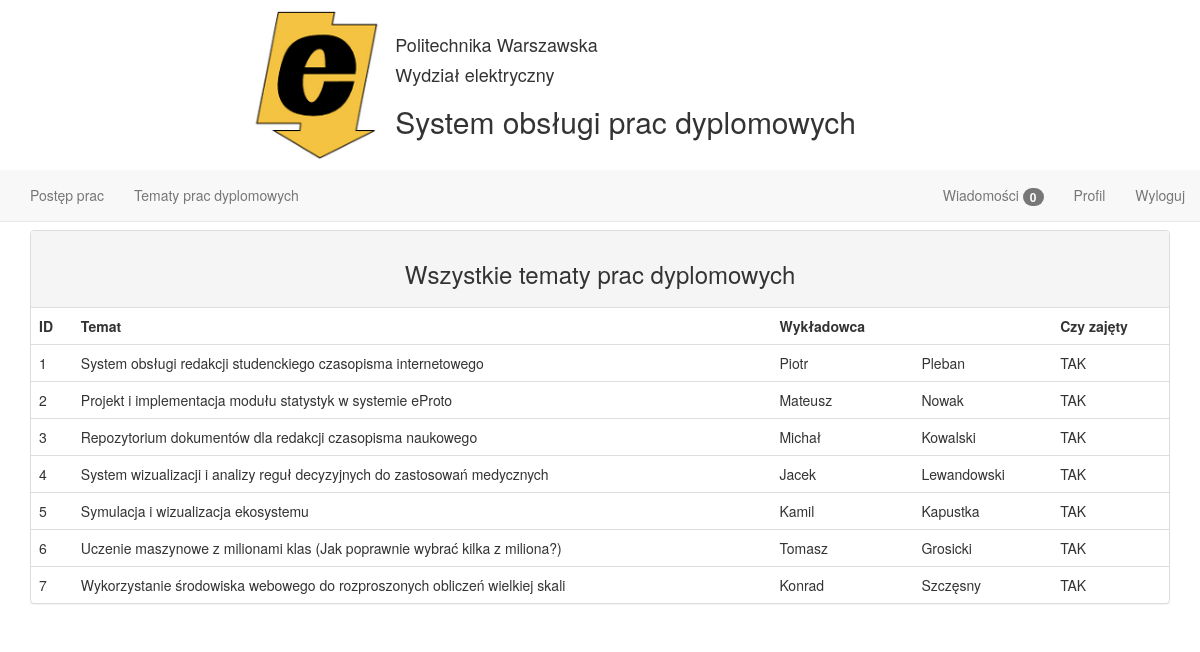
The page /student_subjects on the database its author committed.
### tables this page shows
CREATE TABLE temat_pracy(
  id_tematu INTEGER PRIMARY KEY AUTOINCREMENT,
  id_wykladowca INTEGER,
  temat TEXT NOT NULL,
  czy_zajety TEXT,
  FOREIGN KEY (id_wykladowca) REFERENCES wykladowca(id_wykladowcy)
);

CREATE TABLE wykladowca(
  id_wykladowcy INTEGER PRIMARY KEY AUTOINCREMENT,
  imie TEXT NOT NULL,
  nazwisko TEXT NOT NULL,
  email TEXT NOT NULL,
  haslo TEXT NOT NULL
);

### main.py (the view)
@app.route('/student_subjects')
def student_subjects():
    cur = g.db.execute(
        'SELECT temat_pracy.id_tematu, temat_pracy.temat, temat_pracy.czy_zajety, wykladowca.imie, wykladowca.nazwisko FROM temat_pracy INNER JOIN wykladowca ON temat_pracy.id_wykladowca=wykladowca.id_wykladowcy;')
    subjects = [dict(id=row[0], temat=row[1], czy_zajety=row[2], imie=row[3], nazwisko=row[4]) for row in
                cur.fetchall()]
    return render_template('student_subjects.html', subjects=subjects)

### main.py (called while the page is built)
@app.context_processor
def message_count_lecturer():
    session['id_wykladowcy'] = 1;
    cur = g.db.execute('SELECT count(*) FROM wiadomosc WHERE czy_przeczytane like ? AND id_wykladowca = ?',
                       ['NIE', session['id_wykladowcy']])
    return dict(count=cur.fetchall()[0])

@app.context_processor
def message_count_student():
    session['id_studenta'] = 1
    cur = g.db.execute('SELECT count(*) FROM wiadomosc WHERE czy_przeczytane like ? AND id_student = ?', ['NIE', session['id_studenta']])
    return dict(count_student=cur.fetchall()[0])

def connect_db():
    return sqlite3.connect(app.config['DATABASE'])

@app.before_request
def before_request():
    g.db = connect_db()

@app.teardown_request
def teardown_request(exception):
    db = getattr(g, 'db', None)
    if db is not None:
        db.close()

### templates/student_subjects.html
{% extends "student_layout.html" %} {% block main %}
    <div class="panel panel-default">
        <div class="panel-heading text-center"><h3>Wszystkie tematy prac dyplomowych</h3></div>
        <table class="table">
            <thead>
            <tr>
                <td>ID</td>
                <td>Temat</td>
                <td>Wykładowca</td>
                <td></td>
                <td>Czy zajęty</td>
            </tr>
            </thead>
            <tbody>
            {% for subjects in subjects %}
                <tr>
                    <td>{{ subjects.id }}</td>
                    <td>{{ subjects.temat }}</td>
                    <td>{{ subjects.imie }}</td>
                    <td>{{ subjects.nazwisko }}</td>
                    <td>{{ subjects.czy_zajety }}</td>
                </tr>
            {% endfor %}
            </tbody>
        </table>
    </div>
{% endblock %}

### static/style.css (style rules this page uses)
body { padding-top: 230px; }
.table thead tr { font-weight: bold; }

### rows shown on the page
temat_pracy: id "1", temat "System obsługi redakcji studenckiego czasopisma internetowego", imie "Piotr", nazwisko "Pleban", czy_zajety "TAK"
temat_pracy: id "2", temat "Projekt i implementacja modułu statystyk w systemie eProto", imie "Mateusz", nazwisko "Nowak", czy_zajety "TAK"
temat_pracy: id "3", temat "Repozytorium dokumentów dla redakcji czasopisma naukowego", imie "Michał", nazwisko "Kowalski", czy_zajety "TAK"
temat_pracy: id "4", temat "System wizualizacji i analizy reguł decyzyjnych do zastosowań medycznych", imie "Jacek", nazwisko "Lewandowski", czy_zajety "TAK"
temat_pracy: id "5", temat "Symulacja i wizualizacja ekosystemu", imie "Kamil", nazwisko "Kapustka", czy_zajety "TAK"
temat_pracy: id "6", temat "Uczenie maszynowe z milionami klas (Jak poprawnie wybrać kilka z miliona?)", imie "Tomasz", nazwisko "Grosicki", czy_zajety "TAK"
temat_pracy: id "7", temat "Wykorzystanie środowiska webowego do rozproszonych obliczeń wielkiej skali", imie "Konrad", nazwisko "Szczęsny", czy_zajety "TAK"

### other values the page prints
{{ count_student[0] }} "0"
